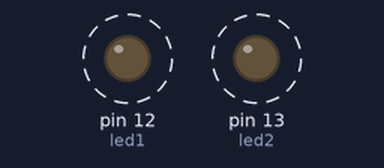
Recording of a sketch running on a simulated Arduino Uno, built with avr-gcc and run on an emulated ATmega328P. Shown: output pins drawn as LEDs (lit = HIGH). Dashed ring = blinking. What the sketch prints to the serial monitor is not drawn.

Above: at 0.05 s.
Timing chart, 0 to 3.0 s (numbered marks = the images above):
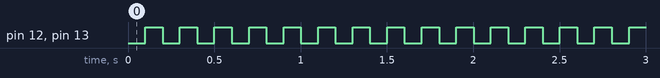

The sketch:

DoubleBlink.ino
```cpp
const int led1 = 12;
const int led2 = 13;
// have we got values for the rates of each LED?
boolean val1 = false;
boolean val2 = false;
// rates to be chosen by the user
float freq1 = 10;
float freq2 = 2;
//-----------------------------------------------------------------------
void setup(){
pinMode(led1,OUTPUT);
pinMode(led2,OUTPUT);
Serial.begin(9600);

//  get the rate for the first LED
if(!val1 && !val2){
  Serial.println("Please enter a value for the first LED");

  }
}
int get_num() { //  Get a number from the user
  char number[20];
  int index = 0;

  while(Serial.available() <= 0);
  delay(50);
  while(Serial.available() > 0) {
     number[index] = Serial.read();
     index++;
  }
  number[index] = 0;

  return atoi(number);
}


void loop(){
digitalWrite(led1,LOW);
digitalWrite(led2,LOW);
delay((int)((1/freq1)*1000));
digitalWrite(led1,HIGH);
digitalWrite(led2,HIGH);
delay((int)((1/freq1)*1000));
}
```

Measured:
- by itself, pin 12 (led1), pin 13 (led2): alternates HIGH for 0.10 s and LOW for 0.10 s
